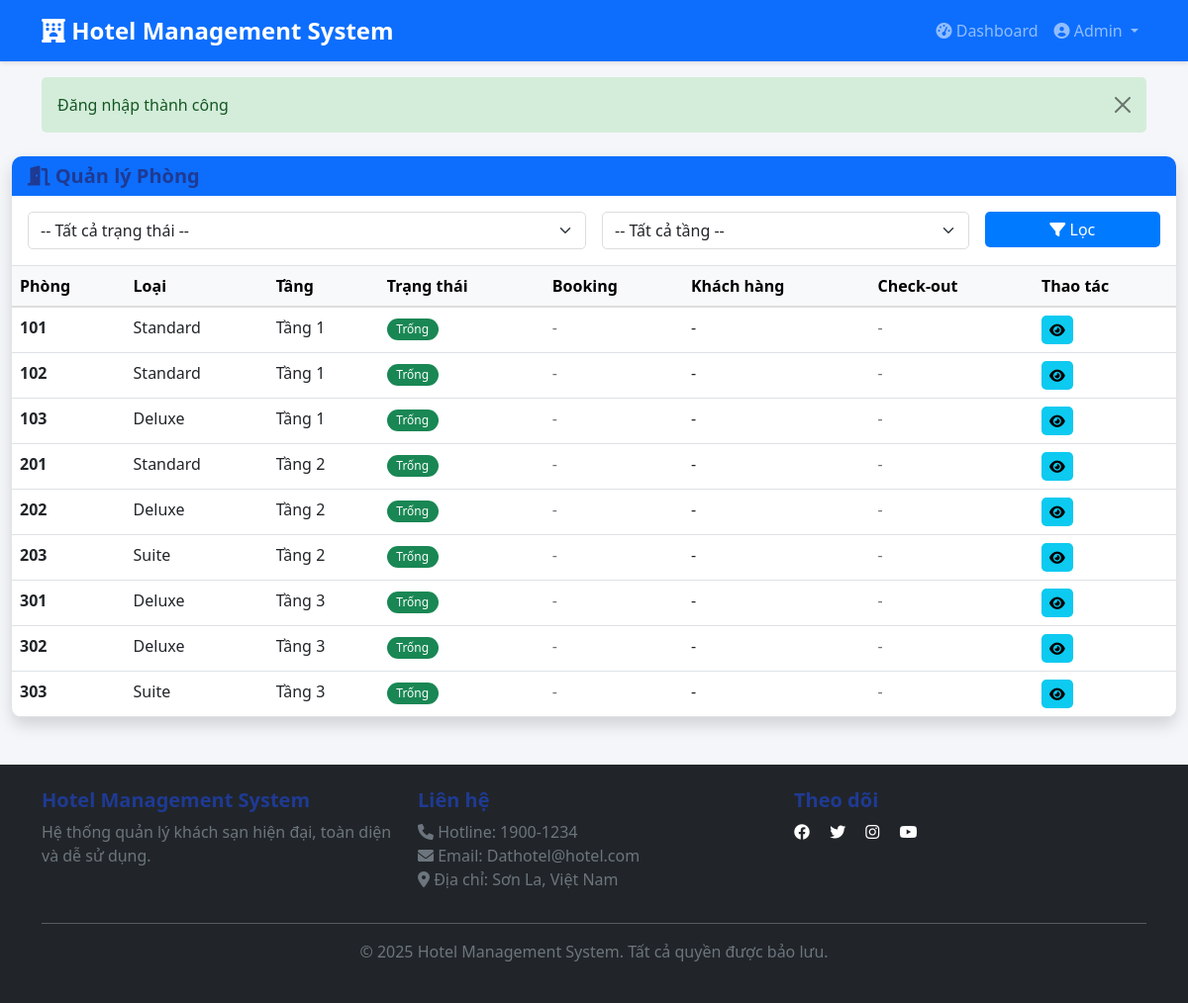
Screenshot of /modules/staff/rooms.php (signed in) with the database file from the repository.
### tables this page shows
CREATE TABLE IF NOT EXISTS rooms (
    id INT PRIMARY KEY AUTO_INCREMENT,
    room_number VARCHAR(10) UNIQUE NOT NULL,
    room_type_id INT NOT NULL,
    floor INT,
    status ENUM('available', 'occupied', 'cleaning', 'maintenance') DEFAULT 'available',
    notes TEXT,
    created_at TIMESTAMP DEFAULT CURRENT_TIMESTAMP,
    FOREIGN KEY (room_type_id) REFERENCES room_types(id),
    INDEX idx_room_number (room_number),
    INDEX idx_status (status),
    INDEX idx_floor (floor)
);

CREATE TABLE IF NOT EXISTS room_types (
    id INT PRIMARY KEY AUTO_INCREMENT,
    type_name NVARCHAR(50) NOT NULL,
    description TEXT,
    base_price DECIMAL(12,2) NOT NULL,
    capacity INT DEFAULT 2,
    amenities TEXT,
    image_url VARCHAR(255),
    status ENUM('active', 'inactive') DEFAULT 'active',
    created_at TIMESTAMP DEFAULT CURRENT_TIMESTAMP,
    INDEX idx_type_name (type_name),
    INDEX idx_status (status)
);

### includes/functions.php (called while the page is built, shortened)
<?php
function isLoggedIn() {
    return isset($_SESSION['user_id']) && !empty($_SESSION['user_id']);
}
function hasRole($role) {
    return isset($_SESSION['role']) && $_SESSION['role'] == $role;
}
function esc($text) {
    return htmlspecialchars($text, ENT_QUOTES, 'UTF-8');
}
function getFlash() {
    if (isset($_SESSION['flash'])) {
        $flash = $_SESSION['flash'];
        return $flash;
    }
    return null;
}
?>

### modules/staff/rooms.php (the view, shortened to what this page needs)
<?php
require_once '../../config/database.php';
require_once '../../includes/functions.php';
try {
    $query = "
        SELECT r.*, rt.type_name, rt.base_price,
               b.booking_code, b.check_out, u.full_name
        FROM rooms r
        JOIN room_types rt ON r.room_type_id = rt.id
        LEFT JOIN bookings b ON r.id = b.room_id
            AND b.status IN ('pending','confirmed','checked_in')
            AND b.check_out > NOW()
        LEFT JOIN customers c ON b.customer_id = c.id
        LEFT JOIN users u ON c.user_id = u.id
        WHERE 1=1
    ";
    $params = [];
    $query .= " ORDER BY r.floor ASC, r.room_number ASC";
    $stmt = $pdo->prepare($query);
    $stmt->execute($params);
    $rooms = $stmt->fetchAll();
} catch (PDOException $e) {
    error_log($e->getMessage());
    $rooms = [];
    $floors = [];
}
?>
<?php include_once ROOT_PATH . 'includes/header.php'; ?>
<div class="container-fluid mt-4">
    <div class="card shadow mb-4">
        <div class="card-header bg-primary text-white">
            <h5 class="mb-0"><i class="fas fa-door-open"></i> Quản lý Phòng</h5>
        </div>
        <div class="card-body border-bottom">
            <form method="GET" class="row g-3">
                <div class="col-md-6">
                    <select name="status" class="form-select">
                        <option value="">-- Tất cả trạng thái --</option>
                    </select>
                </div>
                <div class="col-md-4">
                    <select name="floor" class="form-select">
                        <option value="">-- Tất cả tầng --</option>
                    </select>
                </div>
                <div class="col-md-2">
                    <button type="submit" class="btn btn-primary w-100">
                        <i class="fas fa-filter"></i> Lọc
                    </button>
                </div>
            </form>
        </div>
        <div class="table-responsive">
            <table class="table table-hover mb-0">
                <thead class="table-light">
                    <tr>
                        <th>Phòng</th>
                        <th>Loại</th>
                        <th>Tầng</th>
                        <th>Trạng thái</th>
                        <th>Booking</th>
                        <th>Khách hàng</th>
                        <th>Check-out</th>
                        <th>Thao tác</th>
                    </tr>
                </thead>
                <tbody>
                    <?php if (count($rooms) > 0): ?>
                        <?php foreach ($rooms as $room): ?>
                            <tr>
                                <td><strong><?php echo esc($room['room_number']); ?></strong></td>
                                <td><?php echo esc($room['type_name']); ?></td>
                                <td>Tầng <?php echo $room['floor']; ?></td>
                                <td>
                                    <?php
                                    $status_colors = [
                                        'available' => 'success',
                                        'occupied' => 'info',
                                        'cleaning' => 'warning',
                                        'maintenance' => 'danger'
                                    ];
                                    $status_texts = [
                                        'available' => 'Trống',
                                        'occupied' => 'Đã đặt',
                                        'cleaning' => 'Đang dọn',
                                        'maintenance' => 'Bảo trì'
                                    ];
                                    ?>
                                    <span class="badge bg-<?php echo $status_colors[$room['status']] ?? 'secondary'; ?>">
                                        <?php echo $status_texts[$room['status']] ?? 'N/A'; ?>
                                    </span>
                                </td>
                                <td>
                                    <?php if (!empty($room['booking_code'])): ?>
                                        <strong><?php echo esc($room['booking_code']); ?></strong>
                                    <?php else: ?>
                                        <span class="text-muted">-</span>
                                    <?php endif; ?>
                                </td>
                                <td><?php echo !empty($room['full_name']) ? esc($room['full_name']) : '-'; ?></td>
                                <td>
                                    <?php if (!empty($room['check_out'])): ?>
                                        <?php echo formatDate($room['check_out']); ?>
                                    <?php else: ?>
                                        <span class="text-muted">-</span>
                                    <?php endif; ?>
                                </td>
                                <td>
                                    <a href="../admin/rooms/index.php?id=<?php echo $room['id']; ?>"
                                       class="btn btn-sm btn-info" title="Xem chi tiết phòng">
                                        <i class="fas fa-eye"></i>
                                    </a>
                                </td>
                            </tr>
                        <?php endforeach; ?>
                    <?php endif; ?>
                </tbody>
            </table>
        </div>
    </div>
</div>
<?php include_once ROOT_PATH . 'includes/footer.php'; ?>

### includes/header.php (shortened to what this page needs)
<!DOCTYPE html>
<html lang="vi">
<head>
    <link href="https://cdn.jsdelivr.net/npm/bootstrap@5.1.3/dist/css/bootstrap.min.css" rel="stylesheet">
    <link rel="stylesheet" href="https://cdnjs.cloudflare.com/ajax/libs/font-awesome/6.0.0/css/all.min.css">
    <link rel="stylesheet" href="<?php echo BASE_URL; ?>assets/css/style.css">
</head>
<body>
    <?php include_once ROOT_PATH . 'includes/navigation.php'; ?>
    <?php
    $flash = getFlash();
    if ($flash):
    ?>
        <div class="container mt-3">
            <div class="alert alert-<?php echo $flash['type'] == 'success' ? 'success' : 'danger'; ?> alert-dismissible fade show" role="alert">
                <?php echo esc($flash['message']); ?>
                <button type="button" class="btn-close" data-bs-dismiss="alert"></button>
            </div>
        </div>
    <?php endif; ?>

### includes/navigation.php (shortened to what this page needs)
<nav class="navbar navbar-expand-lg navbar-dark bg-primary sticky-top">
    <div class="container">
        <a class="navbar-brand" href="<?php echo BASE_URL; ?>">
            <i class="fas fa-hotel"></i> <?php echo APP_NAME; ?>
        </a>
        <div class="collapse navbar-collapse" id="navbarNav">
            <ul class="navbar-nav ms-auto">
                <?php if (isLoggedIn()): ?>
                    <?php if (hasRole(ROLE_ADMIN)): ?>
                        <li class="nav-item">
                            <a class="nav-link" href="<?php echo ADMIN_URL; ?>dashboard.php">
                                <i class="fas fa-tachometer-alt"></i> Dashboard
                            </a>
                        </li>
                    <?php endif; ?>
                    <li class="nav-item dropdown">
                        <a class="nav-link dropdown-toggle" href="#" id="userDropdown" role="button" data-bs-toggle="dropdown">
                            <i class="fas fa-user-circle"></i> <?php echo esc($_SESSION['full_name']); ?>
                        </a>
                    </li>
                <?php endif; ?>
            </ul>
        </div>
    </div>
</nav>

### includes/footer.php (shortened to what this page needs)
    <footer class="bg-dark text-white mt-5 py-4">
        <div class="container">
            <div class="row">
                <div class="col-md-4">
                    <h5><?php echo APP_NAME; ?></h5>
                    <p class="text-muted">Hệ thống quản lý khách sạn hiện đại, toàn diện và dễ sử dụng.</p>
                </div>
                <div class="col-md-4">
                    <h5>Liên hệ</h5>
                    <ul class="list-unstyled text-muted">
                        <li><i class="fas fa-phone"></i> Hotline: 1900-1234</li>
                        <li><i class="fas fa-envelope"></i> Email: Dathotel@hotel.com</li>
                        <li><i class="fas fa-map-marker-alt"></i> Địa chỉ: Sơn La, Việt Nam</li>
                    </ul>
                </div>
                <div class="col-md-4">
                    <h5>Theo dõi</h5>
                    <div class="social-links">
                        <a href="#" class="text-white me-3"><i class="fab fa-facebook"></i></a>
                        <a href="#" class="text-white me-3"><i class="fab fa-twitter"></i></a>
                        <a href="#" class="text-white me-3"><i class="fab fa-instagram"></i></a>
                        <a href="#" class="text-white"><i class="fab fa-youtube"></i></a>
                    </div>
                </div>
            </div>
            <hr>
            <div class="text-center text-muted">
                <p>&copy; 2025 <?php echo APP_NAME; ?>. Tất cả quyền được bảo lưu.</p>
            </div>
        </div>
    </footer>
</body>
</html>

### assets/css/style.css (style rules this page uses)
:root { --primary-color: #007bff; --success-color: #28a745; --danger-color: #dc3545; --warning-color: #ffc107; --info-color: #17a2b8; --light-color: #f8f9fa; --dark-color: #343a40; }
* { margin: 0; padding: 0; box-sizing: border-box; }
body { font-family: 'Segoe UI', Tahoma, Geneva, Verdana, sans-serif; color: #333; background-color: #f5f6fa; }
h1, h2, h3, h4, h5, h6 { font-weight: 600; color: #1f3a93; }
.card { border: none; border-radius: 10px; box-shadow: 0 2px 8px rgba(0, 0, 0, 0.1); transition: all 0.3s ease; }
.card-header { border-radius: 10px 10px 0 0 !important; border: none; font-weight: 600; }
.navbar-brand { font-size: 1.5em; font-weight: 700; }
.navbar { box-shadow: 0 2px 4px rgba(0, 0, 0, 0.1); }
.btn { border-radius: 5px; font-weight: 500; transition: all 0.3s ease; border: none; }
.btn-primary { background-color: var(--primary-color); }
.form-control, .form-select { border-radius: 5px; border: 1px solid #ddd; transition: border-color 0.3s ease; }
.table { border-collapse: collapse; }
.table thead th { font-weight: 600; border-bottom: 2px solid #ddd; vertical-align: middle; }
.badge { padding: 0.4em 0.8em; border-radius: 20px; font-weight: 500; }
.alert { border-radius: 5px; border: none; }
.alert-success { background-color: #d4edda; color: #155724; }
.text-muted { color: #6c757d !important; }
footer { margin-top: auto; background-color: #343a40; color: #fff; }
footer a { color: #adb5bd; text-decoration: none; transition: color 0.3s ease; }
.alert { animation: slideIn 0.3s ease-out; }
a { color: var(--primary-color); text-decoration: none; transition: color 0.3s ease; }

### rows the page displays
rooms: room_number "101", room_type.type_name "Standard", floor "1", status "Trống"
rooms: room_number "102", room_type.type_name "Standard", floor "1", status "Trống"
rooms: room_number "103", room_type.type_name "Deluxe", floor "1", status "Trống"
rooms: room_number "201", room_type.type_name "Standard", floor "2", status "Trống"
rooms: room_number "202", room_type.type_name "Deluxe", floor "2", status "Trống"
rooms: room_number "203", room_type.type_name "Suite", floor "2", status "Trống"
rooms: room_number "301", room_type.type_name "Deluxe", floor "3", status "Trống"
rooms: room_number "302", room_type.type_name "Deluxe", floor "3", status "Trống"
rooms: room_number "303", room_type.type_name "Suite", floor "3", status "Trống"

### other values shown
APP_NAME "Hotel Management System"
$_SESSION['full_name'] "Admin"
$flash['message'] "Đăng nhập thành công"
